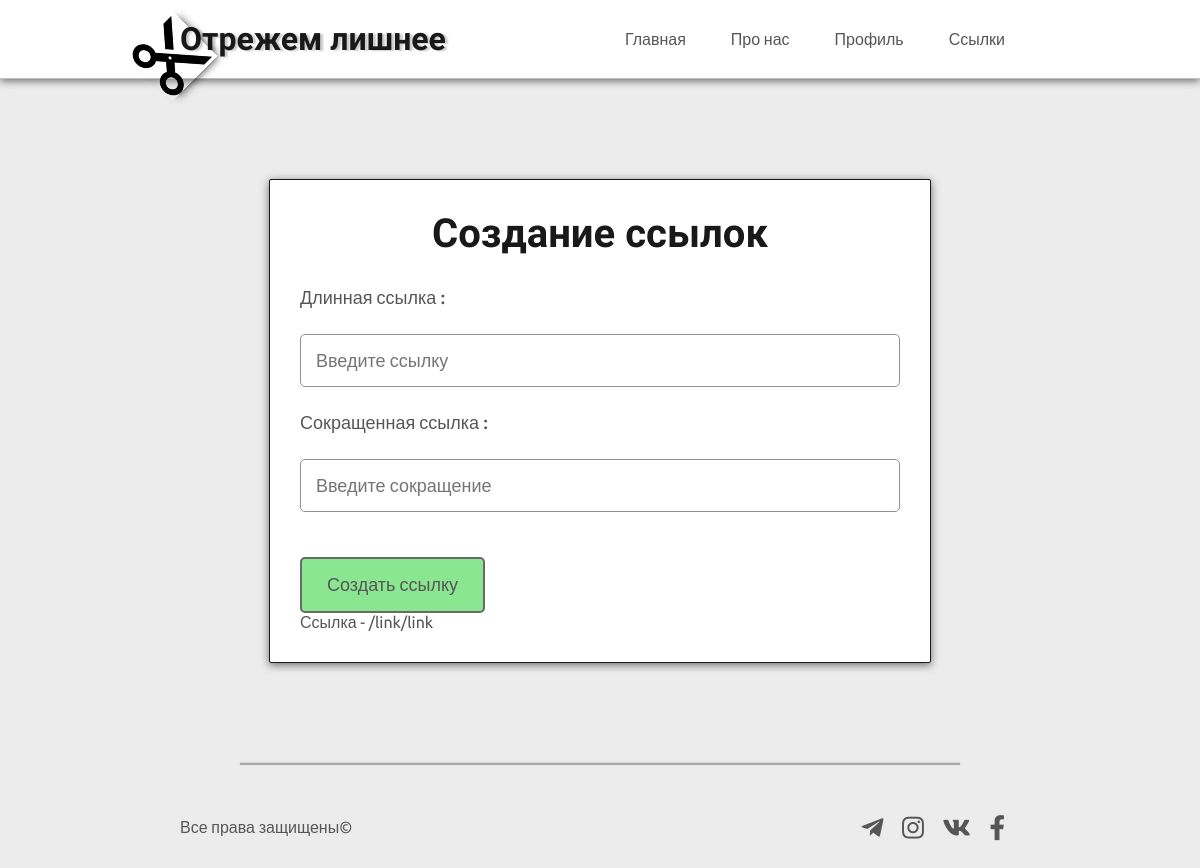
/user/profile/links/Admin (signed in), run on an earlier commit of the app's database.
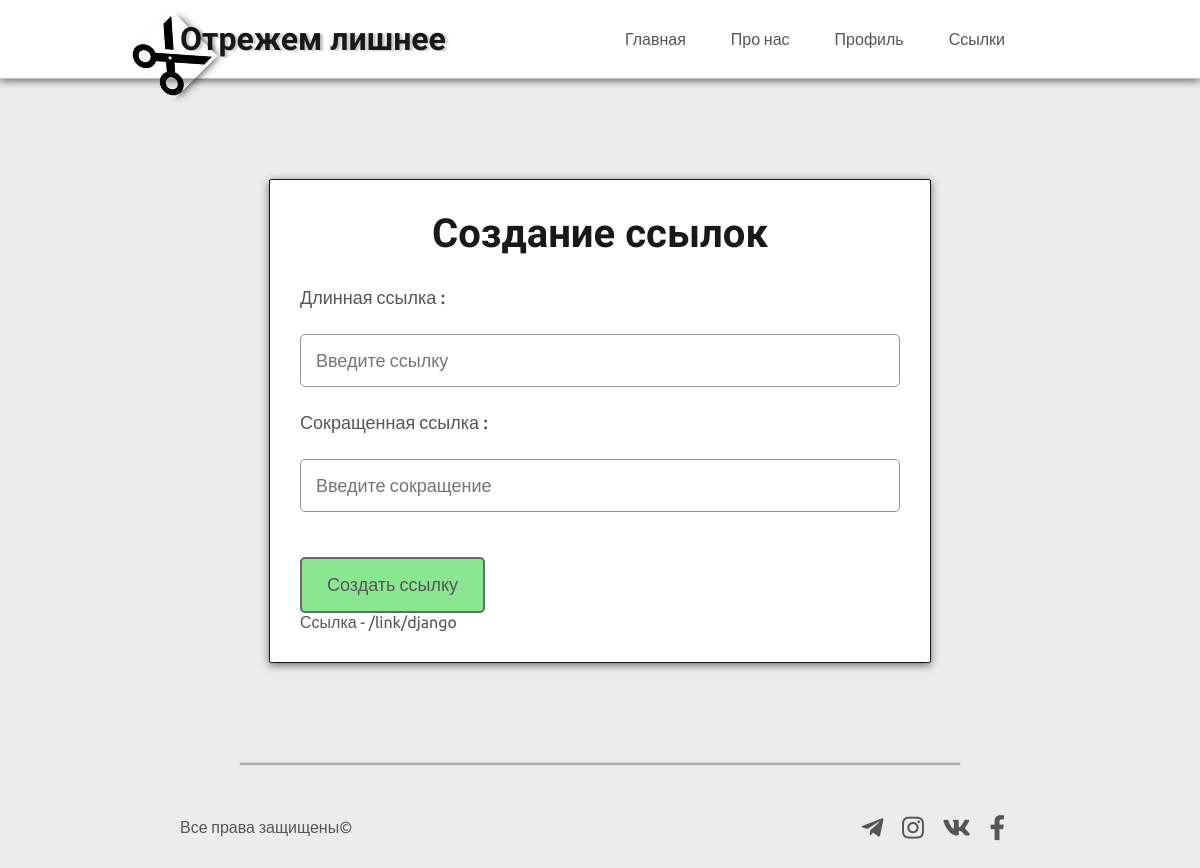
And on a later commit of the database.
### users/models.py (models this page shows, shortened)
class Link(models.Model):
    long_link = models.URLField(max_length=500,
                                verbose_name="Длинная ссылка",
                                validators=[MaxLengthValidator(250), URLValidator()],)
    reduced_link = models.CharField(max_length=50,
                                    verbose_name="Сокращенная ссылка",
                                    unique=True)
    author = models.ForeignKey(User,
                               on_delete=models.CASCADE)

### users/views.py (the view, shortened to what this page needs)
# urls.py: path('profile/links/<str:username>', views.UserLinks.as_view(), name="links"),
class UserLinks(LoginRequiredMixin, CreateView):
    model = Link
    fields = ['long_link', 'reduced_link']
    template_name = 'users/links.html'
    context_object_name = 'form'
    def get_form(self, form_class=None):
        if form_class is None:
            form_class = self.get_form_class()
        form = super(UserLinks, self).get_form(form_class)
        form.fields['long_link'].widget = forms.TextInput(attrs={'placeholder': 'Введите ссылку',
                                                                 'class': 'input'})
        form.fields['reduced_link'].widget = forms.TextInput(attrs={'placeholder': 'Введите сокращение',
                                                                    'class': 'input'})
        return form
    def get_context_data(self, **kwards):
        context = super(UserLinks, self).get_context_data(**kwards)
        context['title'] = f"Ссылки {self.kwargs.get('username')}"
        context['links'] = list(Link.objects.filter(author=self.request.user).values())
        return context

### users/templates/users/links.html (shortened to what this page needs)
{% extends 'reduces/index.html' %}
{% block main_block %}
<div class="form">
    <h2>Создание ссылок</h2>
    <form method="POST">
        {% for field in form %}
            <div class="field">
                <label for="{{ field.id_for_label }}" class="label">{{ field.label }} :</label>
                {{ field }}
            </div>
        {% endfor %}
        <button type="submit" class="btn btn_link mt-5">Создать ссылку</button>
    </form>
    <div>
        {% for link in links %}
            <p>Ссылка - <a href="{{ link.long_link }}" target="_blank">/link/{{ link.reduced_link }}</a></p>
        {% endfor %}
    </div>
</div>
{% endblock main_block %}

### reduces/templates/reduces/index.html (shortened to what this page needs)
{% load static %}
<!DOCTYPE html>
<html lang="ru">
<head>
    <link rel="stylesheet" href="https://use.fontawesome.com/releases/v5.13.0/css/all.css">
    <link rel="stylesheet" href="{% static 'reduces/css/main.css' %}">
</head>
<body>
    <header>
        <div class="header_block">
            <div id="logo">
                <img src="{% static 'reduces/img/logo.png' %}">
                <h1>Отрежем лишнее</h1>
            </div>
            <div id="navigation">
                <ul>
                    <li><a href="{% url 'home' %}">Главная</a></li>
                    <li><a href="">Про нас</a></li>
                {% if user.is_authenticated %}
                    <li><a href="{% url 'profile' %}">Профиль</a></li>
                    <li><a href="{% url 'links' user.username %}">Ссылки</a></li>
                {% else %}
                    <li><a href="{% url 'auth' %}">Войти</a></li>
                    <li><a href="{% url 'registration' %}">Регистрация</a></li>
                {% endif %}
                </ul>
            </div>
        </div>
    </header>
    <main>
        {% block main_block %}
        {% endblock main_block %}
    </main>
    <footer>
        <hr>
        <div class="footer_block">
            <div id="rights">
                <p>Все права защищены&copy;</p>
            </div>
            <div id="social_block">
                <a href=""><i class="fab fa-telegram-plane"></i></a>
                <a href=""><i class="fab fa-instagram"></i></a>
                <a href=""><i class="fab fa-vk"></i></a>
                <a href=""><i class="fab fa-facebook-f"></i></a>
            </div>
        </div>
    </footer>
</body>
</html>

### reduces/static/reduces/css/main.css (style rules this page uses)
* { margin: 0; padding: 0; text-decoration: none; font-family: 'Ubuntu', sans-serif; font-weight: 400; color: #565656; }
h1, h2, h3, h4, h5, h6 { font-family: 'PT Sans Narrow', sans-serif; font-weight: 700; color: #191919; }
.btn { border: 2px solid silver; border-radius: 5px; padding: 15px 25px; font-size: 18px; cursor: pointer; }
.btn_link { border-color: #696969; background-color: #8ae691; transition: all 400ms ease; }
.mt-5 { margin-top: 20px; }
body { width: 100%; box-sizing: content-box; background-color: #ececec; }
header { width: 100%; box-sizing: content-box; margin-bottom: 50px; border-bottom: 1px solid silver; background-color: white; padding-top: 20px; padding-bottom: 20px; -webkit-box-shadow: 0px 2px 8px 0px rgba(107,107,107,1); -moz-box-shadow: 0px 2px 8px 0px rgba(107,107,107,1); box-shadow: 0px 2px 8px 0px rgba(107,107,107,1); }
header .header_block { width: 70%; margin-right: auto; margin-left: auto; display: flex; justify-content: space-between; align-items: center; }
#logo { position: relative; }
#logo img { width: 64px; height: 64px; position: absolute; z-index: 5; transform: rotateZ(-45deg); left: -40px; bottom: -30px; -webkit-box-shadow: 4px 5px 8px -4px rgba(0,0,0,0.75); -moz-box-shadow: 4px 5px 8px -4px rgba(0,0,0,0.75); box-shadow: 4px 5px 8px -4px rgba(0,0,0,0.75); }
#logo h1 { text-shadow: 3px 1px 2px rgba(206, 205, 205, 1); }
#navigation > ul { display: flex; flex-wrap: wrap; list-style-type: none; }
#navigation > ul li a { border: 0; border-radius: 5px; padding: 15px; transition: all 400ms ease; margin-left: 15px; }
main { width: 100%; box-sizing: content-box; padding-top: 50px; padding-bottom: 50px; min-height: 400px; }
.form { width: 50%; margin-left: auto; margin-right: auto; border: 1px solid #191919; border-radius: 2px; padding: 30px; -webkit-box-shadow: 0px 2px 8px 0px rgba(107,107,107,1); -moz-box-shadow: 0px 2px 8px 0px rgba(107,107,107,1); box-shadow: 0px 2px 8px 0px rgba(107,107,107,1); background-color: #fff; box-sizing: content-box; }
.form h2:only-of-type { font-size: 40px; text-align: center; }
.form form { margin-top: 30px; }
.form form .field { display: flex; flex-direction: column; }
.label { font-weight: 500; font-size: 18px; }
.field input, .input { width: 100%; border-radius: 5px; padding: 15px; outline: none; box-sizing: border-box; font-size: 18px; color: #929292; border: 1px solid #929292; margin-top: 25px; margin-bottom: 25px; }
.form form button { align-self: flex-end; }
footer { margin-top: 50px; width: 100%; box-sizing: content-box; }
footer hr { width: 60%; margin-right: auto; margin-left: auto; border: 0; border-top: 2px solid #a9a9a9; -webkit-box-shadow: 0px -0.5px 2px 0px rgba(195,195,195,1); -moz-box-shadow: 0px -0.5px 2px 0px rgba(195,195,195,1); box-shadow: 0px -0.5px 2px 0px rgba(195,195,195,1); }
footer .footer_block { width: 70%; margin-right: auto; margin-left: auto; margin-top: 50px; margin-bottom: 40px; display: flex; justify-content: space-between; align-items: center; }
#social_block a i { font-size: 25px; margin-right: 15px; transition: all 400ms ease; }

What changed in the data, as far as the page shows it:
removed Link: reduced_link "link"
added Link: reduced_link "django"
